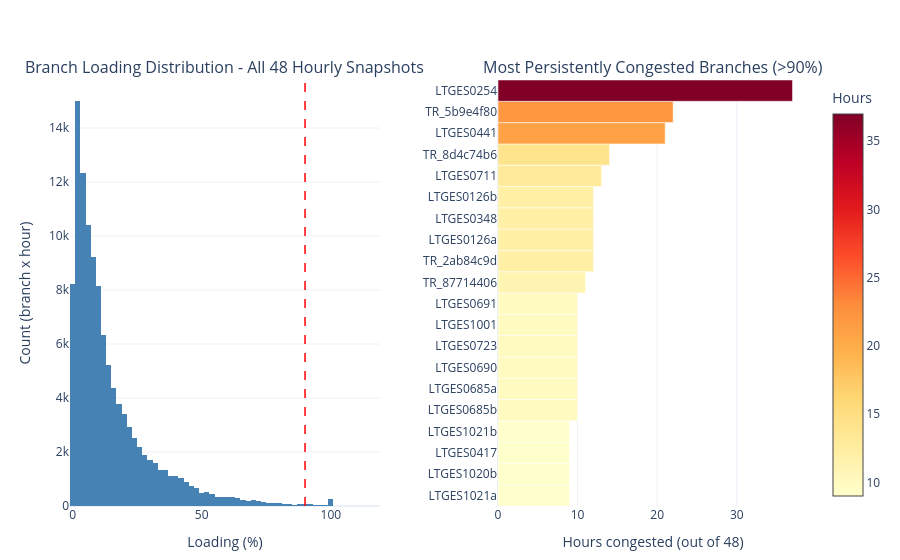

The cell this chart's notebook holds for it:
### Markdown cell above
## Branch Loading

### Code cell
n_snapshots = branch_df[['date', 'hour']].drop_duplicates().shape[0]
cong_summary = (branch_df[branch_df['loading_pct'] > 90]
                .groupby('branch_name')
                .agg(congested_hours=('loading_pct', 'count'),
                     max_loading=('loading_pct', 'max'))
                .reset_index()
                .sort_values('congested_hours', ascending=True)
                .tail(20))

fig = make_subplots(
    rows=1, cols=2,
    subplot_titles=[f'Branch Loading Distribution - All {n_snapshots} Hourly Snapshots',
                    'Most Persistently Congested Branches (>90%)'],
    horizontal_spacing=0.16,
)
fig.add_trace(go.Histogram(
    x=branch_df['loading_pct'], nbinsx=60, name='Loading', marker_color='steelblue',
    hovertemplate='Loading bin: %{x}<br>Count: %{y}<extra></extra>',
), row=1, col=1)
fig.add_vline(x=90, line_color='red', line_dash='dash', line_width=1.5, row=1, col=1)

if len(cong_summary) > 0:
    fig.add_trace(go.Bar(
        x=cong_summary['congested_hours'], y=cong_summary['branch_name'], orientation='h',
        marker=dict(color=cong_summary['congested_hours'], colorscale='YlOrRd', colorbar=dict(title='Hours')),
        customdata=cong_summary['max_loading'], name='Congested hours',
        hovertemplate='Branch: %{y}<br>Hours congested: %{x}<br>Max loading: %{customdata:.1f}%<extra></extra>',
    ), row=1, col=2)
else:
    fig.add_annotation(text='No congested branches<br>(all below 90%)', x=0.75, y=0.5,
                       xref='paper', yref='paper', showarrow=False)

fig.update_xaxes(title_text='Loading (%)', row=1, col=1)
fig.update_yaxes(title_text='Count (branch x hour)', row=1, col=1)
fig.update_xaxes(title_text=f'Hours congested (out of {n_snapshots})', row=1, col=2)
fig.update_layout(height=560, showlegend=False, margin=dict(l=70, r=30, t=80, b=50))
save_plotly(fig, 'branch_loading.html')
fig.show()

### Figure 1 — Plotly figure (JSON) as saved in the notebook; plotly's stock layout.template omitted (floating-point values rounded to 4 significant figures; data arrays with more than 128 entries replaced by an {"elided": "..."} marker saying what was removed)
{"data": [{"hovertemplate": "Loading bin: %{x}<br>Count: %{y}<extra></extra>", "marker": {"color": "steelblue"}, "name": "Loading", "nbinsx": 60, "type": "histogram", "x": {"elided": "112560 float values"}, "xaxis": "x", "yaxis": "y"}, {"customdata": [100.0, 100.0, 94.8, 100.0, 100.0, 100.0, 100.0, 100.0, 97.0, 99.9, 91.4, 100.0, 100.0, 100.0, 100.0, 99.6, 100.0, 99.8, 100.0, 118.7], "hovertemplate": "Branch: %{y}<br>Hours congested: %{x}<br>Max loading: %{customdata:.1f}%<extra></extra>", "marker": {"color": [9, 9, 9, 9, 10, 10, 10, 10, 10, 10, 11, 12, 12, 12, 12, 13, 14, 21, 22, 37], "colorbar": {"title": {"text": "Hours"}}, "colorscale": [[0, "rgb(255,255,204)"], [0.125, "rgb(255,237,160)"], [0.25, "rgb(254,217,118)"], [0.375, "rgb(254,178,76)"], [0.5, "rgb(253,141,60)"], [0.625, "rgb(252,78,42)"], [0.75, "rgb(227,26,28)"], [0.875, "rgb(189,0,38)"], [1, "rgb(128,0,38)"]]}, "name": "Congested hours", "orientation": "h", "type": "bar", "x": [9, 9, 9, 9, 10, 10, 10, 10, 10, 10, 11, 12, 12, 12, 12, 13, 14, 21, 22, 37], "xaxis": "x2", "y": ["LTGES1021a", "LTGES1020b", "LTGES0417", "LTGES1021b", "LTGES0685b", "LTGES0685a", "LTGES0690", "LTGES0723", "LTGES1001", "LTGES0691", "TR_87714406", "TR_2ab84c9d", "LTGES0126a", "LTGES0348", "LTGES0126b", "LTGES0711", "TR_8d4c74b6", "LTGES0441", "TR_5b9e4f80", "LTGES0254"], "yaxis": "y2"}], "layout": {"annotations": [{"font": {"size": 16}, "showarrow": false, "text": "Branch Loading Distribution - All 48 Hourly Snapshots", "x": 0.21, "xanchor": "center", "xref": "paper", "y": 1, "yanchor": "bottom", "yref": "paper"}, {"font": {"size": 16}, "showarrow": false, "text": "Most Persistently Congested Branches (>90%)", "x": 0.79, "xanchor": "center", "xref": "paper", "y": 1, "yanchor": "bottom", "yref": "paper"}], "height": 560, "margin": {"b": 50, "l": 70, "r": 30, "t": 80}, "shapes": [{"line": {"color": "red", "dash": "dash", "width": 1.5}, "type": "line", "x0": 90, "x1": 90, "xref": "x", "y0": 0, "y1": 1, "yref": "y domain"}], "showlegend": false, "xaxis": {"anchor": "y", "domain": [0, 0.42], "title": {"text": "Loading (%)"}}, "xaxis2": {"anchor": "y2", "domain": [0.58, 1], "title": {"text": "Hours congested (out of 48)"}}, "yaxis": {"anchor": "x", "domain": [0, 1], "title": {"text": "Count (branch x hour)"}}, "yaxis2": {"anchor": "x2", "domain": [0, 1]}}}
